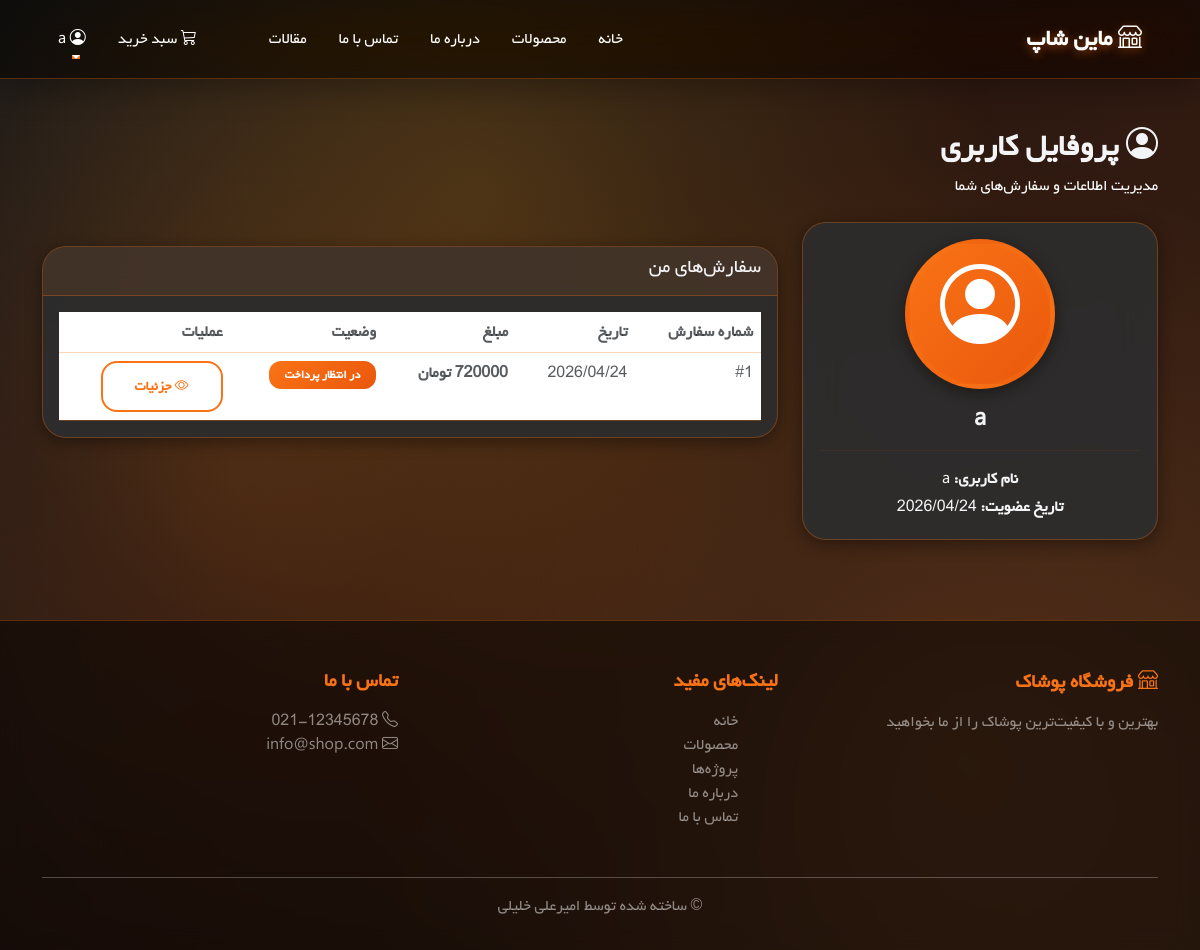
Screenshot of /profile/ (signed in) with the database file from the repository.
### shop/models.py (models this page shows, shortened)
class Order(models.Model):
    STATUS_CHOICES = [
        ('pending', 'در انتظار پرداخت'),
        ('paid', 'پرداخت شده'),
        ('processing', 'در حال پردازش'),
        ('shipped', 'ارسال شده'),
        ('delivered', 'تحویل داده شده'),
        ('cancelled', 'لغو شده'),
    ]
    user = models.ForeignKey(User, on_delete=models.CASCADE,
                              related_name='orders', verbose_name='کاربر')
    status = models.CharField(max_length=20, choices=STATUS_CHOICES,
                               default='pending', verbose_name='وضعیت')
    first_name = models.CharField(max_length=100, verbose_name='نام')
    last_name = models.CharField(max_length=100, verbose_name='نام خانوادگی')
    phone = models.CharField(max_length=15, verbose_name='شماره تلفن')
    address = models.TextField(verbose_name='آدرس')
    city = models.CharField(max_length=100, verbose_name='شهر')
    postal_code = models.CharField(max_length=10, verbose_name='کد پستی')
    notes = models.TextField(blank=True, verbose_name='توضیحات سفارش')
    total_price = models.DecimalField(max_digits=12, decimal_places=0,
                                       verbose_name='مبلغ کل')
    created_at = models.DateTimeField(auto_now_add=True)
    updated_at = models.DateTimeField(auto_now=True)
    class Meta:
        verbose_name = 'سفارش'
        verbose_name_plural = 'سفارش‌ها'
        ordering = ['-created_at']

### shop/views.py (the view)
# urls.py: path('profile/', views.user_profile, name='profile'),
@login_required
def user_profile(request):
    profile, created = UserProfile.objects.get_or_create(user=request.user)
    orders = Order.objects.filter(user=request.user)
    if request.method == 'POST':
        form = UserProfileForm(request.POST, request.FILES, instance=profile)
        if form.is_valid():
            form.save()
            messages.success(request, 'پروفایل شما با موفقیت به‌روزرسانی شد.')
            return redirect('shop:profile')
    else:
        form = UserProfileForm(instance=profile)
    context = {
        'form': form,
        'orders': orders,
    }
    return render(request, 'shop/profile.html', context)

### shop/context_processors.py (called while the page is built)
def cart_count(request):
    count = 0
    if request.user.is_authenticated:
        try:
            cart = Cart.objects.filter(user=request.user, is_active=True).first()
            if cart:
                count = cart.get_items_count()
        except:
            pass
    return {'cart_items_count': count}

### shop/models.py (called while the page is built)
    def get_items_count(self):
        return sum(item.quantity for item in self.items.all())

### templates/shop/profile.html (shortened to what this page needs)
{% extends 'base.html' %}
{% block content %}
<div class="container my-5">
    <div class="profile-header">
        <h2 class="fw-bold mb-2 mt-5"><i class="bi bi-person-circle"></i> پروفایل کاربری</h2>
        <p class="text-white mb-4">مدیریت اطلاعات و سفارش‌های شما</p>
    </div>
    <div class="row">
        <div class="col-md-4">
            <div class="card profile-card">
                <div class="card-body text-center">
                    {% if user.profile.avatar %}
                        <img src="{{ user.profile.avatar.url }}" class="profile-avatar mb-3" alt="Avatar">
                    {% else %}
                        <div class="profile-avatar mx-auto mb-3 d-flex align-items-center justify-content-center" style="background: var(--primary-gradient);">
                            <i class="bi bi-person-circle text-white" style="font-size: 80px;"></i>
                        </div>
                    {% endif %}
                    <h4 class="fw-bold">{{ user.get_full_name|default:user.username }}</h4>
                    <hr style="border-color: var(--card-border);">
                    <p class="mb-1"><strong>نام کاربری:</strong> {{ user.username }}</p>
                    <p class="mb-1"><strong>تاریخ عضویت:</strong> {{ user.date_joined|date:"Y/m/d" }}</p>
                </div>
            </div>
        </div>
        <div class="col-md-8">
            <div class="card profile-card mt-4">
                <div class="card-header ">
                    <h5 class="mt-0">سفارش‌های من</h5>
                </div>
                <div class="card-body">
                    {% if orders %}
                    <div class="table-responsive">
                        <table class="table table-hover">
                            <thead>
                                <tr>
                                    <th class="text-muted">شماره سفارش</th>
                                    <th class="text-muted">تاریخ</th>
                                    <th class="text-muted">مبلغ</th>
                                    <th class="text-muted">وضعیت</th>
                                    <th class="text-muted">عملیات</th>
                                </tr>
                            </thead>
                            <tbody>
                                {% for order in orders %}
                                <tr>
                                    <td class="text-muted">#{{ order.id }}</td>
                                    <td class="text-muted">{{ order.created_at|date:"Y/m/d" }}</td>
                                    <td class="text-muted fw-bold">{{ order.total_price|floatformat:0 }} تومان</td>
                                    <td>
                                        {% if order.status == 'pending' %}
                                            <span class="badge bg-warning">{{ order.get_status_display }}</span>
                                        {% elif order.status == 'confirmed' %}
                                            <span class="badge bg-info">{{ order.get_status_display }}</span>
                                        {% elif order.status == 'processing' %}
                                            <span class="badge bg-primary">{{ order.get_status_display }}</span>
                                        {% elif order.status == 'shipped' %}
                                            <span class="badge bg-secondary">{{ order.get_status_display }}</span>
                                        {% elif order.status == 'delivered' %}
                                            <span class="badge bg-success">{{ order.get_status_display }}</span>
                                        {% else %}
                                            <span class="badge bg-danger">{{ order.get_status_display }}</span>
                                        {% endif %}
                                    </td>
                                    <td>
                                        <a href="{% url 'shop:order_detail' order.id %}" class="btn btn-sm btn-outline-primary">
                                            <i class="bi bi-eye"></i> جزئیات
                                        </a>
                                    </td>
                                </tr>
                                {% endfor %}
                            </tbody>
                        </table>
                    </div>
                    {% endif %}
                </div>
            </div>
        </div>
    </div>
</div>
{% endblock %}

### templates/base.html (shortened to what this page needs)
{% load static %}
<!DOCTYPE html>
<html lang="fa" dir="rtl" data-theme="dark">
<head>
     <link rel="stylesheet" href="{% static 'css/bootstrap.min.css' %}">
     <link rel="stylesheet" href="{% static 'icons/bootstrap-icons.css' %}">
</head>
<body>
    <nav class="navbar navbar-expand-lg sticky-top">
        <div class="container">
            <a class="navbar-brand" href="{% url 'shop:home' %}">
                <i class="bi bi-shop"></i> ماین شاپ
            </a>
            <div class="collapse navbar-collapse" id="navbarNav">
                <ul class="navbar-nav me-auto">
                    <li class="nav-item">
                        <a class="nav-link" href="{% url 'shop:home' %}">خانه</a>
                    </li>
                    <li class="nav-item">
                        <a class="nav-link" href="{% url 'shop:product_list' %}">محصولات</a>
                    </li>
                    <li class="nav-item">
                        <a class="nav-link" href="{% url 'shop:about' %}">درباره ما</a>
                    </li>
                    <li class="nav-item">
                        <a class="nav-link" href="{% url 'shop:contact' %}">تماس با ما</a>
                    </li>
                    <li class="nav-item">
                        <a class="nav-link" href="{% url 'shop:projects' %}">مقالات</a>
                    </li>
                </ul>
                <ul class="navbar-nav">
                    {% if user.is_authenticated %}
                    <li class="nav-item">
                        <a class="nav-link position-relative" href="{% url 'shop:cart' %}">
                            <i class="bi bi-cart3"></i> سبد خرید
                        </a>
                    </li>
                    <li class="nav-item dropdown">
                        <a class="nav-link dropdown-toggle" href="#" role="button" data-bs-toggle="dropdown">
                            <i class="bi bi-person-circle"></i> {{ user.username }}
                        </a>
                    </li>
                    {% endif %}
                </ul>
            </div>
        </div>
    </nav>
    {% block content %}{% endblock %}
    <footer>
        <div class="container">
            <div class="row">
                <div class="col-md-4 mb-3">
                    <h5><i class="bi bi-shop"></i> فروشگاه پوشاک</h5>
                    <p class="text-white-50">بهترین و با کیفیت‌ترین پوشاک را از ما بخواهید</p>
                </div>
                <div class="col-md-4 mb-3">
                    <h5>لینک‌های مفید</h5>
                    <ul class="list-unstyled">
                        <li><a href="{% url 'shop:home' %}" class="text-white-50 text-decoration-none">خانه</a></li>
                        <li><a href="{% url 'shop:product_list' %}" class="text-white-50 text-decoration-none">محصولات</a></li>
                        <li><a href="{% url 'shop:projects' %}" class="text-white-50 text-decoration-none">پروژه‌ها</a></li>
                        <li><a href="{% url 'shop:about' %}" class="text-white-50 text-decoration-none">درباره ما</a></li>
                        <li><a href="{% url 'shop:contact' %}" class="text-white-50 text-decoration-none">تماس با ما</a></li>
                    </ul>
                </div>
                <div class="col-md-4 mb-3">
                    <h5>تماس با ما</h5>
                    <p class="text-white-50">
                        <i class="bi bi-telephone"></i> 021-12345678<br>
                        <i class="bi bi-envelope"></i> info@shop.com
                    </p>
                </div>
            </div>
            <hr class="bg-white">
            <div class="text-center text-white-50">
                <p>&copy; ساخته شده توسط امیرعلی خلیلی</p>
            </div>
        </div>
    </footer>
</body>
</html>

### rows the page displays
Order: id "1", created_at "2026/04/24", total_price "720000", status "در انتظار پرداخت"

### other values shown
{{ user.username }} "a"
{{ user.get_full_name|default:user.username }} "a"
{{ user.date_joined|date:"Y/m/d" }} "2026/04/24"
